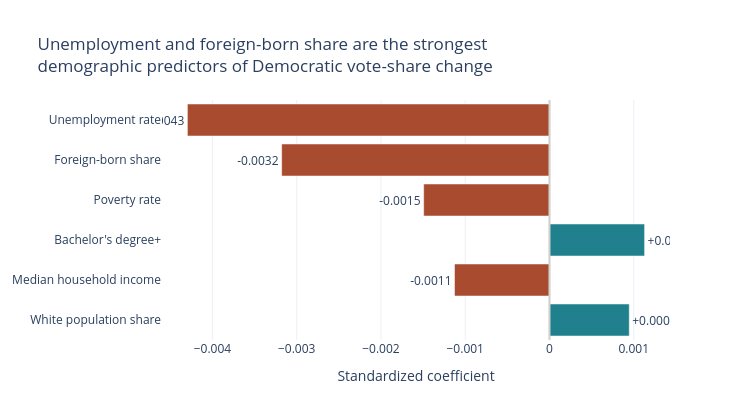

The cell this chart's notebook holds for it:
### Markdown cell above
## 7. Coefficient chart (Figure 8)

Horizontal bar chart of the six standardized coefficients, ranked by magnitude. Teal marks a positive association with Democratic vote-share change; rust marks a negative one.

### Code cell
label_map = {
    "pct_unemployed": "Unemployment rate",
    "pct_foreignborn": "Foreign-born share",
    "pct_poverty": "Poverty rate",
    "pct_bachelor_plus": "Bachelor's degree+",
    "median_hh_income": "Median household income",
    "pct_white": "White population share",
}
chart_df = coef_table.copy()
chart_df["label"] = chart_df["variable"].map(label_map)
chart_df = chart_df.sort_values("standardized_coef", key=abs, ascending=True)
colors = ["#A84B2F" if v < 0 else "#20808D" for v in chart_df["standardized_coef"]]

fig = go.Figure(go.Bar(
    x=chart_df["standardized_coef"],
    y=chart_df["label"],
    orientation="h",
    marker_color=colors,
    text=[f"{v:+.4f}" for v in chart_df["standardized_coef"]],
    textposition="outside",
))
fig.update_layout(
    title="Unemployment and foreign-born share are the strongest<br>demographic predictors of Democratic vote-share change",
    xaxis_title="Standardized coefficient",
    template="plotly_white",
    height=420,
    width=750,
    showlegend=False,
)
fig.add_vline(x=0, line_color="#D4D1CA")

#save figure
import plotly.io as pio
pio.write_image(fig, "C:/Users/mutch/Democratic_Voter_Shift/output/ridge_q3_coefficients.png")

fig.show()

### Figure 1 — Plotly figure (JSON) as saved in the notebook; plotly's stock layout.template omitted (floating-point values rounded to 4 significant figures)
{"data": [{"marker": {"color": ["#20808D", "#A84B2F", "#20808D", "#A84B2F", "#A84B2F", "#A84B2F"]}, "orientation": "h", "text": ["+0.0009", "-0.0011", "+0.0011", "-0.0015", "-0.0032", "-0.0043"], "textposition": "outside", "type": "bar", "x": [0.0009466, -0.001127, 0.001129, -0.001493, -0.003178, -0.004297], "y": ["White population share", "Median household income", "Bachelor's degree+", "Poverty rate", "Foreign-born share", "Unemployment rate"]}], "layout": {"height": 420, "shapes": [{"line": {"color": "#D4D1CA"}, "type": "line", "x0": 0, "x1": 0, "xref": "x", "y0": 0, "y1": 1, "yref": "y domain"}], "showlegend": false, "title": {"text": "Unemployment and foreign-born share are the strongest<br>demographic predictors of Democratic vote-share change"}, "width": 750, "xaxis": {"title": {"text": "Standardized coefficient"}}}}
